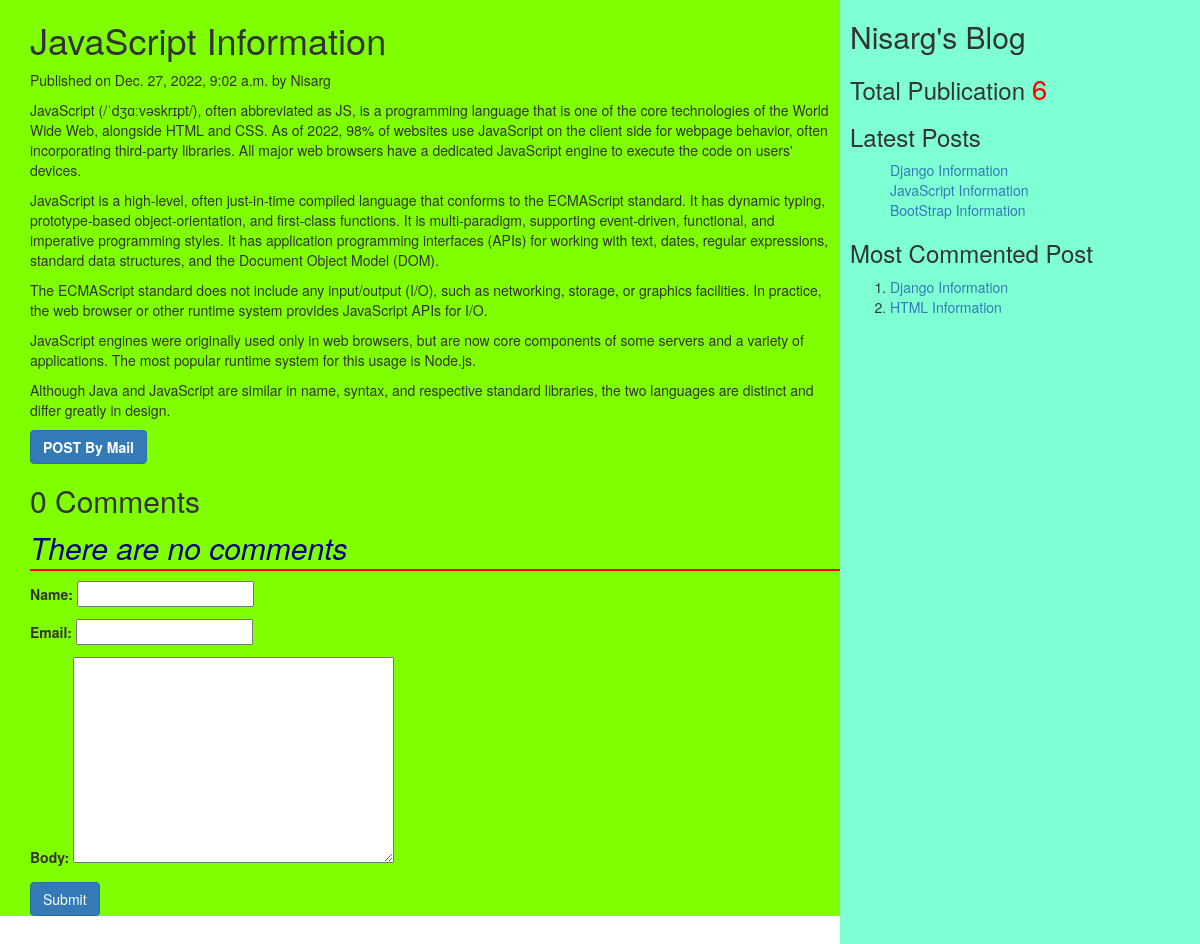
The page /2022/12/27/javascript-information/ on the database its author committed.
### myApp/models.py (models this page shows, shortened)
class Post(models.Model):
    tags = TaggableManager()
    STATUS_CHOICE = (('draft','Draft'),('published','Published'))
    title = models.CharField(max_length=400)
    slug = models.SlugField(max_length=50, unique_for_date='publish')
    author = models.ForeignKey(User,related_name='blog_posts',on_delete=models.CASCADE)
    body = models.TextField()
    publish = models.DateTimeField(default=timezone.now)
    created = models.DateTimeField(auto_now_add=True)
    updated = models.DateTimeField(auto_now=True)
    status = models.CharField(max_length=20,choices=STATUS_CHOICE,default='draft')
    objects = CustomManager()
    class Meta:
        ordering = ('-publish',)
    def get_absolute_url(self):
        return reverse('post_detail', args=[self.publish.year,self.publish.strftime('%m'),self.publish.strftime('%d'),self.slug])

### myApp/views.py (the view, shortened to what this page needs)
# urls.py: url(r'(?P<year>\d{4})/(?P<month>\d{2})/(?P<day>\d{2})/(?P<post>[-\w]+)/$', views.post_detail_view, name='post_detail'),
def post_detail_view(request,year,month,day,post):
    post = get_object_or_404(Post,slug=post,publish__year=year,publish__month=month,publish__day=day)
    comments = post.comments.filter(active = True)
    csubmit = False
    form = CommentForm()
    d = {'post' : post, 'form' : form, 'csubmit' : csubmit, 'comments' : comments}
    return render(request, 'myApp/post_detail.html',d)

### myApp/forms.py
class CommentForm(forms.ModelForm):
    class Meta:
        model=Comment
        fields=('name','email','body')

### myApp/models.py (called while the page is built)
    def get_queryset(self):
        return super().get_queryset().filter(status='published')

### myApp/templatetags/mytags.py (called while the page is built)
@register.simple_tag # using register variable we are accessing simple_tag
def total_posts():
    return Post.objects.count() # return total no. of posts

@register.inclusion_tag('myApp/latest_post.html')
def show_latest_posts(count = 3):
    latest_posts = Post.objects.order_by('-publish')[:count] #collect the posts based on latest published date wrt specified count
    return {'latest_posts' : latest_posts}

@register.simple_tag
def get_most_commented_posts(count = 2):
    return Post.objects.annotate(total_comments = Count('comments')).order_by('-total_comments')[:count]

### templates/myApp/post_detail.html (shortened to what this page needs)
<!DOCTYPE html>
<html lang="en">
    {% extends 'myApp/parent.html' %}
    {% block content_block %}
    <h1>{{post.title}}</h1>
    <p>Published on {{post.publish}} by {{post.author|title}}</p>
    {{post.body|linebreaks}}
    <a href="/{{post.id}}/share" class="btn btn-primary"> <b>POST By Mail</b></a>
    {% with comments.count as comments_count %}
    <h2>{{comments_count}} Comment{{comments_count|pluralize}} </h2>
    {% endwith %}
    {% if comments %}
    {% for c in comments %}
    <p>Comment {{forloop.counter}} by {{c.name}}</p>
    <div> {{c.body|linebreaks}} </div>
    <hr>
    {% endfor %}
    {% else %}
    <p style="color: navy; font-size: 30px; font-style: italic; border-bottom: 2px solid red;">There are no comments </p>
    {% endif %}
    {% if csubmit %}
    <h2>Thank you...Your comment has been added successfully!!!</h2>
    {% else %}
    <form method="post">
        {{form.as_p}}
        <input type="submit" class="btn btn-primary" value="Submit">
    </form>
    {% endif %}
    {% endblock %}

### templates/myApp/parent.html (shortened to what this page needs)
<!DOCTYPE html>
<html lang="en">
    {% load mytags %}
<head>
    <link rel="stylesheet" href="https://cdn.jsdelivr.net/npm/bootstrap@3.3.7/dist/css/bootstrap.min.css">
</head>
<body>
    <div class="content" style="width: 70%; float: left;background-color: chartreuse;height: auto; padding: 0 0 0 30px;">
        {% block content_block %}
        {% endblock %}
    </div>
    <div class="sidebar" style="width: 30%; float: right;background-color: aquamarine;height: 120vh; padding: 0 0 0 10px;">
        <h2>Nisarg's Blog</h2>
        <h3>
            Total Publication
            <span style="color: red; font-size: 28px;">
                {% total_posts %}
            </span>
                <h3>Latest Posts</h3>
                {% show_latest_posts %}
                <h3>Most Commented Post</h3>
                {% get_most_commented_posts as m%}
                <ol>
                    {% for post in m %}
                    <li><a href=" {{post.get_absolute_url}} "> {{post.title}}</a></li>
                    {% endfor %}
                </ol>
        </h3>
    </div>
</body>
</html>

### templates/myApp/latest_post.html (shortened to what this page needs)
<!DOCTYPE html>
<html lang="en">
<head>
</head>
<body>
    <ol>
        {% for post in latest_posts %}
        <a href=" {{post.get_absolute_url}} ">{{post.title}}</a><br>
        {% endfor %}
    </ol>
</body>
</html>

### rows shown on the page
Post: title "JavaScript Information", publish "Dec. 27, 2022, 9:02 a.m.", author "Nisarg", body "JavaScript (/ˈdʒɑːvəskrɪpt/), often abbreviated as JS, is a programming language that is one of the core technologies of the World Wide Web, alongside HTML and CSS. As of 2022, 98% of websites use JavaScript on the client side for webpage behavior, often incorporating third-party libraries. All major web browsers have a dedicated JavaScript engine to execute the code on users' devices. JavaScript is a high-level, often just-in-time compiled language that conforms to the ECMAScript standard. It has dynamic typing, prototype-based object-orientation, and first-class functions. It is multi-paradigm, supporting event-driven, functional, and imperative programming styles. It has application…"
Post: title "Django Information"
Post: title "BootStrap Information"
Post: title "HTML Information"

### other values the page prints
{{ comments_count }} "0"
